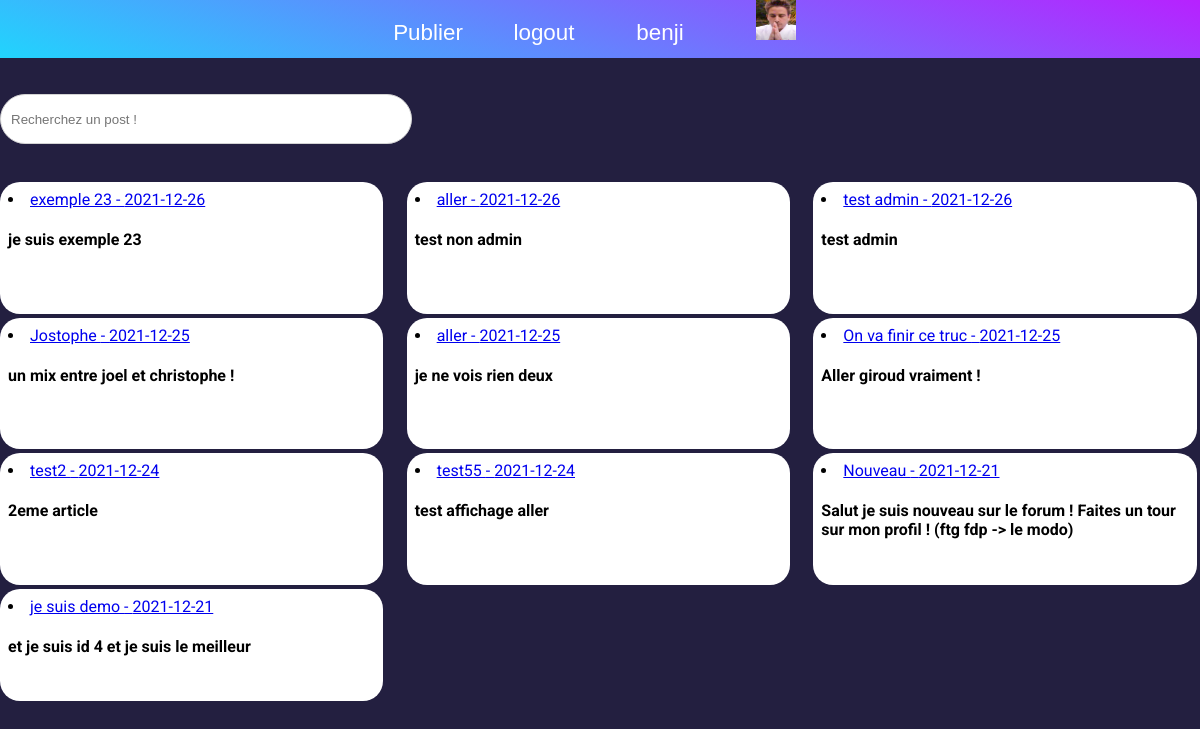
Screenshot of /home.php (signed in) with the database file from the repository.
### tables this page shows
CREATE TABLE IF NOT EXISTS `user` (
  `id` int(11) NOT NULL AUTO_INCREMENT,
  `username` varchar(20) NOT NULL,
  `password` varchar(255) NOT NULL,
  `email` varchar(80) NOT NULL,
  `creationDate` date NOT NULL,
  `pp` varchar(2083) NOT NULL DEFAULT 'https://www.cournondanseattitude.fr/wp-content/uploads/2019/07/blank-profile-picture-973460_640.png',
  `admin` tinyint(1) NOT NULL DEFAULT '0',
  PRIMARY KEY (`id`),
  UNIQUE KEY `username` (`username`),
  UNIQUE KEY `email` (`email`)
);

CREATE TABLE IF NOT EXISTS `articles` (
  `articleId` int(11) NOT NULL AUTO_INCREMENT,
  `title` varchar(70) NOT NULL,
  `description` varchar(255) NOT NULL,
  `date` date NOT NULL,
  `userId` int(11) NOT NULL,
  PRIMARY KEY (`articleId`)
);

### home.php (the view, shortened to what this page needs)
<?php
$mysqli = new PDO("mysql:host=127.0.0.1;dbname=forum;charset=utf8", "root", "");
$user = $mysqli->query("SELECT pp FROM user WHERE username = '" . $_SESSION['newsession'] . "'");
$pp = $user->fetch();
$articles = $mysqli->query('SELECT * FROM articles ORDER BY date DESC');
?>
<!DOCTYPE html>
<html>
<head>
    <link href='css/home.css' rel='stylesheet'>
</head>
<body>
    <nav class="nav">
        <ul>
            <li><a href="./new.php">Publier</a>
            <li><a href="./deconnexion.php">logout</a>
            <li><a href="./account.php"><?=$_SESSION['newsession'];?></a>
            <li><img src="<?= $pp['pp'] ?>" height="40px" width="40px" margin-top="20px">
        </ul>
    </nav>
    <div class="search">
        <form action="search.php" method="GET">
            <input id="search" name="search" type="text" placeholder="Recherchez un post !" class="search-bar">
        </form><br><br>
    </div>
    <div class="grid">
        <?php while($a = $articles->fetch()) { ?>
            <div style="border-radius:  20px ;">
                <li><a href="details.php?articleId=<?= $a['articleId'] ?>"><?= $a['title'] ?> - <?= $a['date'] ?></a>
                    <h4 maxlength="20"><?= $a['description'] ?></h4>
                </li>
            </div>
        <?php } ?>
    </div>
</body>
</html>

### css/home.css (style rules this page uses)
body { overflow-x: hidden; background-color: #141033ee; font-family: roboto; margin: 0; padding: 0; }
.nav ul { list-style: none; background-color: #21D4FD; background-image: linear-gradient(19deg, #21D4FD 0%, #B721FF 100%); text-align: center; padding: 0; margin: 0; }
.nav li { font-family: 'Oswald', sans-serif; font-size: 1.2em; line-height: 40px; height: 40px; border-bottom: 1px solid #888; }
.nav a { text-decoration: none; color: #fff; display: block; transition: .3s background-color; }
@media screen and (min-width: 600px) { .nav li { width: 120px; border-bottom: none; height: 50px; line-height: 50px; font-size: 1.4em; } }
@media screen and (min-width: 600px) { .nav li { display: inline-block; margin-right: -4px; } }
.grid { display: grid; grid-template-columns: 1fr 1fr 1fr; grid-template-rows: 1fr 1fr 1fr; grid-gap: 20px; }
.grid div { width: 95%; height: 100%; background: white; padding: .5em; }
.search-bar { margin-top:3%; height: 46px; border-radius: 48px; border: 0.5px solid lightgrey; width: 30%; padding-right: 40px; padding-left: 10px; }

### rows the page displays
user: pp (picture)
articles: title "exemple 23", date "2021-12-26", description "je suis exemple 23"
articles: title "aller", date "2021-12-26", description "test non admin"
articles: title "test admin", date "2021-12-26", description "test admin"
articles: title "Jostophe", date "2021-12-25", description "un mix entre joel et christophe !"
articles: title "aller", date "2021-12-25", description "je ne vois rien deux"
articles: title "On va finir ce truc", date "2021-12-25", description "Aller giroud vraiment !"
articles: title "test2", date "2021-12-24", description "2eme article"
articles: title "test55", date "2021-12-24", description "test affichage aller"
articles: title "Nouveau", date "2021-12-21", description "Salut je suis nouveau sur le forum ! Faites un tour sur mon profil ! (ftg fdp -> le modo)"
articles: title "je suis demo", date "2021-12-21", description "et je suis id 4 et je suis le meilleur"

### other values shown
$_SESSION['newsession'] "benji"
